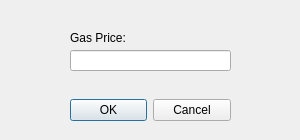
<?xml version="1.0" encoding="UTF-8"?>
<ui version="4.0">
 <class>SetGasPriceDialog</class>
 <widget class="QDialog" name="SetGasPriceDialog">
  <property name="geometry">
   <rect>
    <x>0</x>
    <y>0</y>
    <width>300</width>
    <height>140</height>
   </rect>
  </property>
  <property name="windowTitle">
   <string>Set Gas Price</string>
  </property>
  <widget class="QDialogButtonBox" name="buttonBox">
   <property name="geometry">
    <rect>
     <x>70</x>
     <y>90</y>
     <width>161</width>
     <height>41</height>
    </rect>
   </property>
   <property name="orientation">
    <enum>Qt::Horizontal</enum>
   </property>
   <property name="standardButtons">
    <set>QDialogButtonBox::Cancel|QDialogButtonBox::Ok</set>
   </property>
  </widget>
  <widget class="QLabel" name="label">
   <property name="geometry">
    <rect>
     <x>70</x>
     <y>30</y>
     <width>121</width>
     <height>16</height>
    </rect>
   </property>
   <property name="text">
    <string>Gas Price:</string>
   </property>
  </widget>
  <widget class="QLineEdit" name="lineEdit">
   <property name="geometry">
    <rect>
     <x>70</x>
     <y>50</y>
     <width>161</width>
     <height>21</height>
    </rect>
   </property>
  </widget>
 </widget>
 <resources/>
 <connections>
  <connection>
   <sender>buttonBox</sender>
   <signal>accepted()</signal>
   <receiver>SetGasPriceDialog</receiver>
   <slot>accept()</slot>
   <hints>
    <hint type="sourcelabel">
     <x>230</x>
     <y>90</y>
    </hint>
    <hint type="destinationlabel">
     <x>157</x>
     <y>139</y>
    </hint>
   </hints>
  </connection>
  <connection>
   <sender>buttonBox</sender>
   <signal>rejected()</signal>
   <receiver>SetGasPriceDialog</receiver>
   <slot>reject()</slot>
   <hints>
    <hint type="sourcelabel">
     <x>230</x>
     <y>90</y>
    </hint>
    <hint type="destinationlabel">
     <x>286</x>
     <y>139</y>
    </hint>
   </hints>
  </connection>
 </connections>
</ui>
